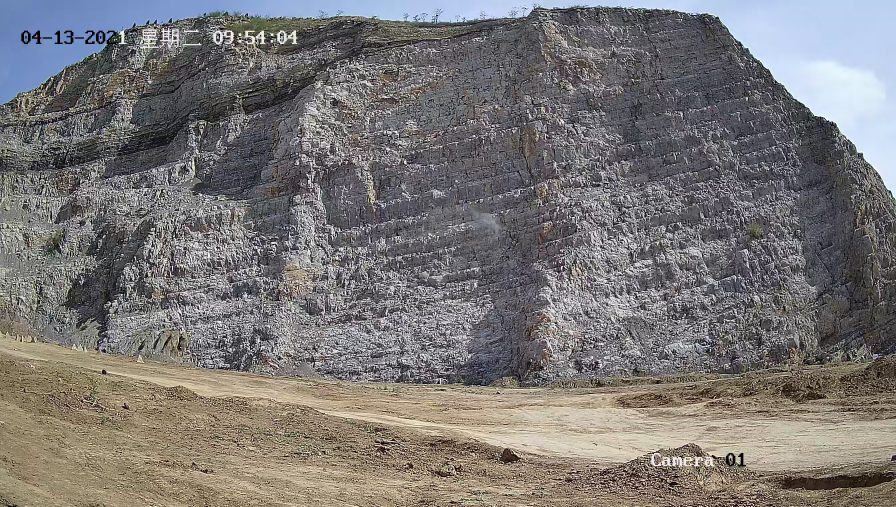
#> input picture ImagePoint_Undistort/Undistort_optim/image_files/VIS.jpg, 2688 x 1520 px (shown at 1/3 size)
$ python demo_v2_resize.py
#> lines starting #> are read from the running program, lines starting #| are printed output that depends on the picture; long printed decimals are rounded
### ImagePoint_Undistort/Undistort_optim/utils_v2_resize.py
"""
@ desc: 计算error用的是 相对坐标
"""
import math
import cv2 as cv
import numpy as np
import matplotlib.pyplot as plt

'''
/*********************************/
    tool 相关工具函数
/*********************************/
'''


# float -> int
def list_float2int(points_list):
    """将坐标点列表的坐标值由 float 类型转换为 int 类型"""
    points_list = [(round(x), round(y)) for x, y in points_list]
    return points_list


# 显示图像和点，点用红色标记
def plotImageAndPoints(image, points_list, title="initial"):
    points_list = list_float2int(points_list)
    h, w = image.shape[:2]
    fig, ax = plt.subplots()  # 面向对象的方法，创建画布和子图
    ax.imshow(image, cmap="gray", origin='upper')
    # 分配颜色
    colors = []
    for i in range(0, len(points_list)):
        if (i == 0):
            colors.append('blue')  # 最左侧点为蓝色
        else:
            colors.append('red')  # 其他区域为红色
    # 绘制点
    for index, point in enumerate(points_list):
        x_coord = point[0]
        y_coord = point[1]
        # 使用scatter函数在图像上绘制标记点，颜色为红色，标记点大小为16像素
        ax.scatter(x_coord, y_coord, c=colors[index], s=16)
        # 添加坐标标注
        ax.annotate('(%s,%s)' % (x_coord, y_coord), xy=(x_coord, y_coord), xytext=(-10, 5), textcoords='offset points')
    # x轴在图像上方显示
    ax.xaxis.tick_top()
    # 设置图像标题
    plt.title(title)
    plt.show()


'''
/*********************************/
    对一幅图像生成随机点和对应的畸变图像
/*********************************/
'''


# 指定区域随机点生成函数
def generate_random_points(top_left, bottom_right, n):
    """
    在指定的矩形区域内生成n个随机点的坐标。
    参数:
    top_left (tuple): 矩形区域左上角的坐标 (x, y)。
    bottom_right (tuple): 矩形区域右下角的坐标 (x, y)。
    n (int): 需要生成的点的数量。
    返回:
    list of tuples: 包含n个点坐标的列表。
    """
    x_min, y_min = top_left
    x_max, y_max = bottom_right

    # 生成随机x坐标
    x_coords = np.random.randint(x_min, x_max, size=n)
    # 生成随机y坐标
    y_coords = np.random.randint(y_min, y_max, size=n)

    # 组合x和y坐标为点的列表
    points = list(zip(x_coords, y_coords))
    sorted_points = sorted(points, key=lambda p: p[0])
    return sorted_points


'''
/*********************************/
    对坐标点进行畸变校正
/*********************************/
'''


def cv_image_points_resize(image, points, size):
    """
    将图像和坐标点都变换为指定size下。
    Args:
        image(nd.array):Original image
        points (list[tuple]): List of points as tuples (x, y) in the original image.
        size (tuple): Resized image size as a tuple (new_width, new_height).
    Returns:
        image(nd.array):resized image
        points (list[tuple]): List of transformed points as tuples (new_x, new_y) in the resized image
    """
    # 放缩尺度
    height, width = image.shape[:2]
    width_scale = size[0] / width
    height_scale = size[1] / height
    # 图像的变换
    resized_image = cv.resize(image, (size[0], size[1]))
    # 坐标的变换
    resized_points = []
    for point in points:
        new_x = round(point[0] * width_scale)
        new_y = round(point[1] * height_scale)
        resized_points.append((new_x, new_y))

    return resized_image, resized_points


# 对点进行畸变校正，返回校正后的点坐标
def cv_undistortPoints(points_list, CameraMatrix, distCoeffs, newCameraMatrix=None, iter=True):
    # 转换为np.array形式
    points_array = np.array([list(point) for point in points_list])
    points_array = np.ascontiguousarray(points_array).astype(np.float64)
    if newCameraMatrix is None:
        newCameraMatrix = CameraMatrix
    if iter:
        pointsUndist = cv.undistortPointsIter(points_array, CameraMatrix, distCoeffs, None, newCameraMatrix,
                                              (cv.TERM_CRITERIA_COUNT | cv.TERM_CRITERIA_EPS, 40, 0.03))
    else:
        pointsUndist = cv.undistortPoints(points_array, CameraMatrix, distCoeffs, None, newCameraMatrix)
    pointsUndist = pointsUndist.reshape(-1, 2).tolist()
    return pointsUndist


'''
/*********************************/
    畸变优化器
/*********************************/
'''


def euclidean_distance(coord1, coord2):
    """计算两个二维坐标之间的欧氏距离"""
    x1, y1 = coord1
    x2, y2 = coord2
    return math.sqrt((x2 - x1) ** 2 + (y2 - y1) ** 2)


# 距离计算
def calculate_distances(list1, list2):
    # 检查两个列表是否具有相同的长度
    if len(list1) != len(list2):
        raise ValueError("Both lists must have the same length.")

    # 确保每个元素都是一个包含两个数值的元组或列表
    for coords in list1 + list2:
        if not isinstance(coords, (tuple, list)) or len(coords) != 2:
            raise ValueError("Each list element must be a tuple or list of two numbers representing a coordinate.")

    # 计算并存储每个对应坐标对之间的欧氏距离
    distances = [euclidean_distance(coord1, coord2) for coord1, coord2 in zip(list1, list2)]

    return distances


# 转换到相对坐标
class convert_relative:
    def __init__(self):
        self.width_scale_factor = 0.0
        self.height_scale_factor = 0.0

    def _to_relative(self, points_list):
        if not points_list:
            return []
        # 获取第一个点作为基准坐标
        origin = points_list[0]
        # 遍历列表中的其他点，计算并存储相对坐标
        relative_points = [(0, 0)]
        for point in points_list[1:]:
            dx = point[0] - origin[0]
            dy = point[1] - origin[1]
            relative_points.append((dx, dy))
        return relative_points

    def calculate_scale_factor(self, PointsUndist, PointsIdeal):
        # 获取特征点构成的矩形域
        def getWH(point_list):
            x_min, y_min = np.min(point_list, axis=0)
            x_max, y_max = np.max(point_list, axis=0)
            width = x_max - x_min
            height = y_max - y_min
            return width, height

        width_ideal, height_ideal = getWH(PointsIdeal)
        width_undist, height_undist = getWH(PointsUndist)

        # 计算xy方向的尺度缩放因子
        width_scale_factor = width_ideal / width_undist
        height_scale_factor = height_ideal / height_undist
        return [width_scale_factor, height_scale_factor]

    def scale_relative_coordinates(self, relative_points, scale_factor):
        scaled_points = []
        for point in relative_points:
            scaled_x = point[0] * scale_factor[0]
            scaled_y = point[1] * scale_factor[1]
            scaled_points.append((scaled_x, scaled_y))

        return scaled_points

    def run(self, PointsUndist, PointsIdeal):
        # 转换为相对坐标
        relative_PointsUndist = self._to_relative(PointsUndist)
        relative_PointsIdeal = self._to_relative(PointsIdeal)
        # 计算缩放比例
        scale_factor = self.calculate_scale_factor(relative_PointsUndist, relative_PointsIdeal)
        # 应用缩放比例，使两个相对坐标列表对应相同的尺度
        scaled_relative_PointsUndist = self.scale_relative_coordinates(relative_PointsUndist, scale_factor)
        return scaled_relative_PointsUndist, relative_PointsIdeal


class param_optimizer:
    def __init__(self, param_init, param_range):
        self.k1 = param_init['k1']
        self.k2 = param_init['k2']
        self.k3 = param_init['k3']
        self.p1 = param_init['p1']
        self.p2 = param_init['p2']
        # 初始化搜索区间
        # self.k1_range = param_range['k1_range']
        self.k1_range = [param_init['k1'] + param_range['k1_range'][0], param_init['k1'] + param_range['k1_range'][1]]
        self.k2_range = [param_init['k2'] + param_range['k2_range'][0], param_init['k2'] + param_range['k2_range'][1]]
        self.k3_range = [param_init['k3'] + param_range['k3_range'][0], param_init['k3'] + param_range['k3_range'][1]]
        self.p1_range = [param_init['p1'] + param_range['p1_range'][0], param_init['p1'] + param_range['p1_range'][1]]
        self.p2_range = [param_init['p2'] + param_range['p2_range'][0], param_init['p2'] + param_range['p2_range'][1]]
        # error
        self.error = 1000.0
        # tolerance
        self.tolerance = 0.0001  # 设定停止搜索的区间大小阈值
        self.num = 200  # 设定区间内选点数量
        self.radius = 1  # 设定缩小范围的半径
        # relative class
        self.convert_relative = convert_relative()

    def param_optim_k1(self, PointsIdeal, PointsReal, CAMERA_MATRIX):
        while abs(self.k1_range[1] - self.k1_range[0]) > self.tolerance:
            # 使用np.linspace生成当前区间[a, b]内的等间距点
            float_sequence = np.linspace(self.k1_range[0], self.k1_range[1], num=self.num)
            result = []
            for k1 in float_sequence:
                dist_coff = np.array([k1, self.k2, self.p1, self.p2, self.k3], dtype=np.float32)
                PointsUndist = cv_undistortPoints(PointsReal, CAMERA_MATRIX, dist_coff, iter=True)
                PointsUndist, PointsIdeal = self.convert_relative.run(PointsUndist, PointsIdeal)
                res = sum(calculate_distances(PointsUndist, PointsIdeal))
                result.append(res)
            # 找到当前区间内的最小函数值及其对应的点
            min_res = min(result)
            min_index = np.argmin(result)
            if min_res < self.error:
                # 更新当前k1和error
                self.k1 = float_sequence[min_index]
                self.error = result[min_index]
            # 更新搜索区间，缩小范围
            if min_index == 0 or min_index == len(result) - 1:
                # 最小值在区间端点，无法进一步缩小区间，结束搜索
                break
            else:
                # 最小值不在区间端点，以最小值为中心缩小区间
                self.k1_range[0] = float_sequence[min_index - self.radius]
                self.k1_range[1] = float_sequence[min_index + self.radius]
        # print("最小值的索引为:", min_index)
        print(f"找到的最小值点：k1 = {self.k1}，error = {self.error}")
        return self.k1, self.error

    def param_optim_k2(self, PointsIdeal, PointsReal, CAMERA_MATRIX):
        while abs(self.k2_range[1] - self.k2_range[0]) > self.tolerance:
            # 使用np.linspace生成当前区间[a, b]内的等间距点
            float_sequence = np.linspace(self.k2_range[0], self.k2_range[1], num=self.num)
            result = []
            for k2 in float_sequence:
                dist_coff = np.array([self.k1, k2, self.p1, self.p2, self.k3], dtype=np.float32)
                PointsUndist = cv_undistortPoints(PointsReal, CAMERA_MATRIX, dist_coff, iter=True)
                PointsUndist, PointsIdeal = self.convert_relative.run(PointsUndist, PointsIdeal)
                res = sum(calculate_distances(PointsUndist, PointsIdeal))
                result.append(res)
            # 找到当前区间内的最小函数值及其对应的点
            min_res = min(result)
            min_index = np.argmin(result)
            if min_res < self.error:
                # 更新当前k1和error
                self.k2 = float_sequence[min_index]
                self.error = result[min_index]
            # 更新搜索区间，缩小范围
            if min_index == 0 or min_index == len(result) - 1:
                # 最小值在区间端点，无法进一步缩小区间，结束搜索
                break
            else:
                # 最小值不在区间端点，以最小值为中心缩小区间
                self.k2_range[0] = float_sequence[min_index - self.radius]
                self.k2_range[1] = float_sequence[min_index + self.radius]
        # print("最小值的索引为:", min_index)
        print(f"找到的最小值点：k2 = {self.k2}，error = {self.error}")
        return self.k2, self.error

    def param_optim_k3(self, PointsIdeal, PointsReal, CAMERA_MATRIX):
        while abs(self.k3_range[1] - self.k3_range[0]) > self.tolerance:
            # 使用np.linspace生成当前区间[a, b]内的等间距点
            float_sequence = np.linspace(self.k3_range[0], self.k3_range[1], num=self.num)
            result = []
            for k3 in float_sequence:
                dist_coff = np.array([self.k1, self.k2, self.p1, self.p2, k3], dtype=np.float32)
                PointsUndist = cv_undistortPoints(PointsReal, CAMERA_MATRIX, dist_coff, iter=True)
                PointsUndist, PointsIdeal = self.convert_relative.run(PointsUndist, PointsIdeal)
                res = sum(calculate_distances(PointsUndist, PointsIdeal))
                result.append(res)
            # 找到当前区间内的最小函数值及其对应的点
            min_res = min(result)
            min_index = np.argmin(result)
            if min_res < self.error:
                # 更新当前k1和error
                self.k3 = float_sequence[min_index]
                self.error = result[min_index]
            # 更新搜索区间，缩小范围
            if min_index == 0 or min_index == len(result) - 1:
                # 最小值在区间端点，无法进一步缩小区间，结束搜索
                break
            else:
                # 最小值不在区间端点，以最小值为中心缩小区间
                self.k3_range[0] = float_sequence[min_index - self.radius]
                self.k3_range[1] = float_sequence[min_index + self.radius]
        # print("最小值的索引为:", min_index)
        print(f"找到的最小值点：k3 = {self.k3}，error = {self.error}")
        return self.k3, self.error

    def param_optim_p1(self, PointsIdeal, PointsReal, CAMERA_MATRIX):
        while abs(self.p1_range[1] - self.p1_range[0]) > self.tolerance:
            # 使用np.linspace生成当前区间[a, b]内的等间距点
            float_sequence = np.linspace(self.p1_range[0], self.p1_range[1], num=self.num)
            result = []
            for p1 in float_sequence:
                dist_coff = np.array([self.k1, self.k2, p1, self.p2, self.k3], dtype=np.float32)
                PointsUndist = cv_undistortPoints(PointsReal, CAMERA_MATRIX, dist_coff, iter=True)
                PointsUndist, PointsIdeal = self.convert_relative.run(PointsUndist, PointsIdeal)
                res = sum(calculate_distances(PointsUndist, PointsIdeal))
                result.append(res)
            # 找到当前区间内的最小函数值及其对应的点
            min_res = min(result)
            min_index = np.argmin(result)
            if min_res < self.error:
                # 更新当前k1和error
                self.p1 = float_sequence[min_index]
                self.error = result[min_index]
            # 更新搜索区间，缩小范围
            if min_index == 0 or min_index == len(result) - 1:
                # 最小值在区间端点，无法进一步缩小区间，结束搜索
                break
            else:
                # 最小值不在区间端点，以最小值为中心缩小区间
                self.p1_range[0] = float_sequence[min_index - self.radius]
                self.p1_range[1] = float_sequence[min_index + self.radius]
        # print("最小值的索引为:", min_index)
        print(f"找到的最小值点：p1 = {self.p1}，error = {self.error}")
        return self.p1, self.error

    def param_optim_p2(self, PointsIdeal, PointsReal, CAMERA_MATRIX):
        while abs(self.p2_range[1] - self.p2_range[0]) > self.tolerance:
            # 使用np.linspace生成当前区间[a, b]内的等间距点
            float_sequence = np.linspace(self.p2_range[0], self.p2_range[1], num=self.num)
            result = []
            for p2 in float_sequence:
                dist_coff = np.array([self.k1, self.k2, self.p1, p2, self.k3], dtype=np.float32)
                PointsUndist = cv_undistortPoints(PointsReal, CAMERA_MATRIX, dist_coff, iter=True)
                PointsUndist, PointsIdeal = self.convert_relative.run(PointsUndist, PointsIdeal)
                res = sum(calculate_distances(PointsUndist, PointsIdeal))
                result.append(res)
            # 找到当前区间内的最小函数值及其对应的点
            min_res = min(result)
            min_index = np.argmin(result)
            if min_res < self.error:
                # 更新当前k1和error
                self.p2 = float_sequence[min_index]
                self.error = result[min_index]
            # 更新搜索区间，缩小范围
            if min_index == 0 or min_index == len(result) - 1:
                # 最小值在区间端点，无法进一步缩小区间，结束搜索
                break
            else:
                # 最小值不在区间端点，以最小值为中心缩小区间
                self.p2_range[0] = float_sequence[min_index - self.radius]
                self.p2_range[1] = float_sequence[min_index + self.radius]
        # print("最小值的索引为:", min_index)
        print(f"找到的最小值点：p2 = {self.p2}，error = {self.error}")
        return self.p2, self.error

### ImagePoint_Undistort/Undistort_optim/demo_v2_resize.py
"""
@ desc: 对原始图像，随机采样得到特征点，再对图像去畸变作为GT，用优化器计算畸变参数使得逼近GT, error用相对值计算
"""
from CAMERA_CONFIG import *
from utils_v2_resize import *

np.random.seed(42)


'''
/****************************************************/
    main函数
/****************************************************/
'''
if __name__ == "__main__":
    # 示例使用
    # ----------------------------------------------------#
    #          读取畸变图像，生成对应点
    # ----------------------------------------------------#
    image_path = "image_files/VIS.jpg"
    image = cv.imread(image_path)
#> image is the input picture: shape (1520, 2688, 3); mean B, G, R 118.1, 119.1, 122.2
    h, w, _ = image.shape
    print("----------------------------------------------")
    top_left = (500, 300)
    bottom_right = (w - 500, h - 300)
    n_points = 10
    random_points = generate_random_points(top_left, bottom_right, n_points)
    print("Randomly generated points:", random_points)
#| Randomly generated points: [(621, 430), (966, 961), (1360, 758), (1544, 1171), (1595, 399), (1626, 514), (1630, 672), (1794, 387), (1959, 630), (2138, 963)]

    # ----------------------------------------------------#
    #          构造ground truth
    # ----------------------------------------------------#
    print("----------------------------------------------")
    # true image
    img_true = cv.undistort(image, CAMERA_MATRIX, DISTORTION_COEFFS)
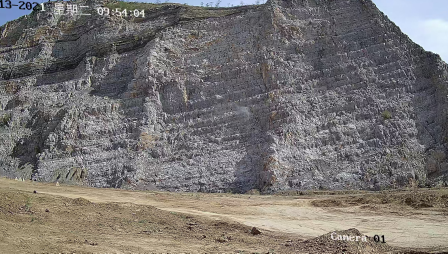
#> img_true: shape (1520, 2688, 3) (shown at 1/6 size); mean B, G, R 113.3, 115.3, 119.3
    # true points
    Points_true = cv_undistortPoints(random_points, CAMERA_MATRIX, DISTORTION_COEFFS)
    img_true, Points_true = cv_image_points_resize(img_true, Points_true, (1500,1000))
#> in cv_image_points_resize, `resized_image = cv.resize(image, (size[0], size[1]))`:
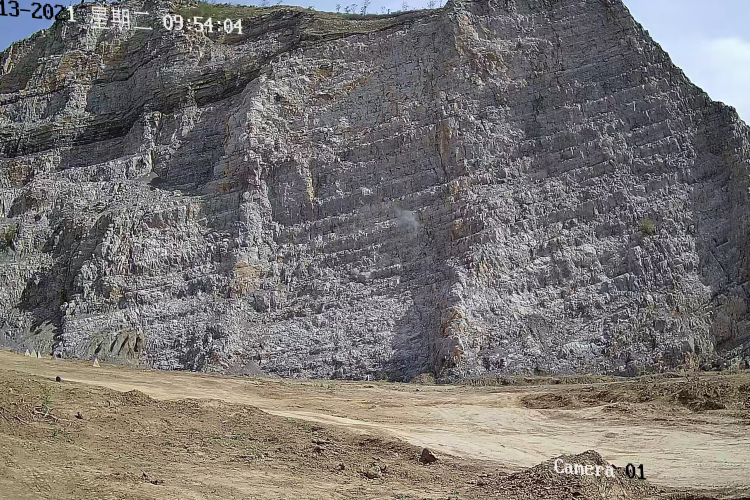
#> resized_image: shape (1000, 1500, 3) (shown at 1/2 size); mean B, G, R 113.2, 115.2, 119.2
#> Points_true = [(325, 272), (535, 635), (759, 499), (863, 775), (892, 260), (909, 337), (910, 442), (1006, 249), (1102, 413), (1214, 641)]
    print("true points:", list_float2int(Points_true))
#> in list_float2int, `points_list = [(round(x), round(y)) for x, y in points_list]`: points_list has the same summary as Points_true outside list_float2int
#| true points: [(325, 272), (535, 635), (759, 499), (863, 775), (892, 260), (909, 337), (910, 442), (1006, 249), (1102, 413), (1214, 641)]

    # ----------------------------------------------------#
    #          去畸变
    # ----------------------------------------------------#
    print("----------------------------------------------")
    param_optimizer = param_optimizer(PARAM_INIT, PARAM_RANGE)
    k1, _ = param_optimizer.param_optim_k1(Points_true, random_points, CAMERA_MATRIX)
#> the loop in param_optim_k1, `while abs(self.k1_range[1] - self.k1_range[0]) > self.tolerance:` made 3 passes
#| 找到的最小值点：k1 = -0.8116，error = 16.003
    k2, _ = param_optimizer.param_optim_k2(Points_true, random_points, CAMERA_MATRIX)
#| 找到的最小值点：k2 = 3.172347686204442e-06，error = 16.003
    k3, _ = param_optimizer.param_optim_k3(Points_true, random_points, CAMERA_MATRIX)
#| 找到的最小值点：k3 = -3.1723476853092163e-06，error = 16.003
    p1, _ = param_optimizer.param_optim_p1(Points_true, random_points, CAMERA_MATRIX)
#| 找到的最小值点：p1 = 0.01083，error = 4.569
    p2, _ = param_optimizer.param_optim_p2(Points_true, random_points, CAMERA_MATRIX)
#| 找到的最小值点：p2 = 0.0003953，error = 4.419

    dist_coff = np.array([k1, k2, p1, p2, k3], dtype=np.float32)
    # undistort image
    imgUndist = cv.undistort(image, CAMERA_MATRIX, dist_coff)
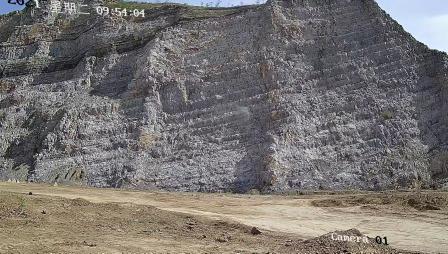
#> imgUndist: shape (1520, 2688, 3) (shown at 1/6 size); mean B, G, R 112.8, 114.9, 119.1
    # undistort points
    PointsUndist = cv_undistortPoints(random_points, CAMERA_MATRIX, dist_coff)
    print("Undist points:", list_float2int(PointsUndist))
#| Undist points: [(581, 413), (960, 964), (1360, 758), (1547, 1177), (1598, 395), (1628, 512), (1631, 672), (1803, 379), (1975, 627), (2177, 974)]

    # # cv2.getOptimalNewCameraMatrix
    # newCameraMatrix, roi = cv.getOptimalNewCameraMatrix(CAMERA_MATRIX, dist_coff, (w, h), alpha=0)
    # # undistort image
    # imgUndist = cv.undistort(image, CAMERA_MATRIX, dist_coff, None, newCameraMatrix)
    # # undistort points
    # PointsUndist = cv_undistortPoints(random_points, CAMERA_MATRIX, dist_coff, newCameraMatrix=newCameraMatrix,
    #                                   iter=True)

    # ----------------------------------------------------#
    #         绘制图像和点
    # ----------------------------------------------------#
    # 畸变图像
    image_rgb = cv.cvtColor(image, cv.COLOR_BGR2RGB)
    plotImageAndPoints(image_rgb, random_points, title="distort")
#> the loop in plotImageAndPoints, `for i in range(0, len(points_list)):` made 10 passes
#> the loop in plotImageAndPoints, `for index, point in enumerate(points_list):` made 10 passes
#> point on passes 1 to 8: (621, 430), (966, 961), (1360, 758), (1544, 1171), (1595, 399), (1626, 514), (1630, 672), (1794, 387)
#> in plotImageAndPoints, `plt.show()`:
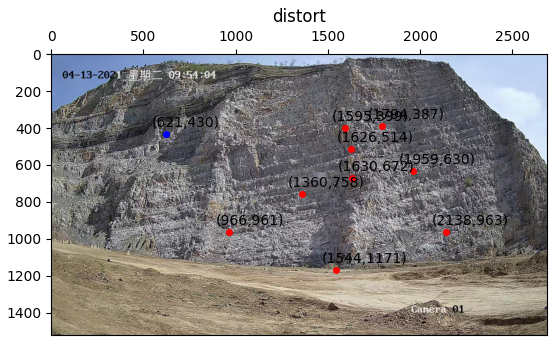
#> figure drawn by matplotlib, 1 panel
    # 真实图像
    img_true = cv.cvtColor(img_true, cv.COLOR_BGR2RGB)
#> img_true: shape (1000, 1500, 3)
    plotImageAndPoints(img_true, Points_true, title="truth")
#> (the rest of the program and of its run is left out)
